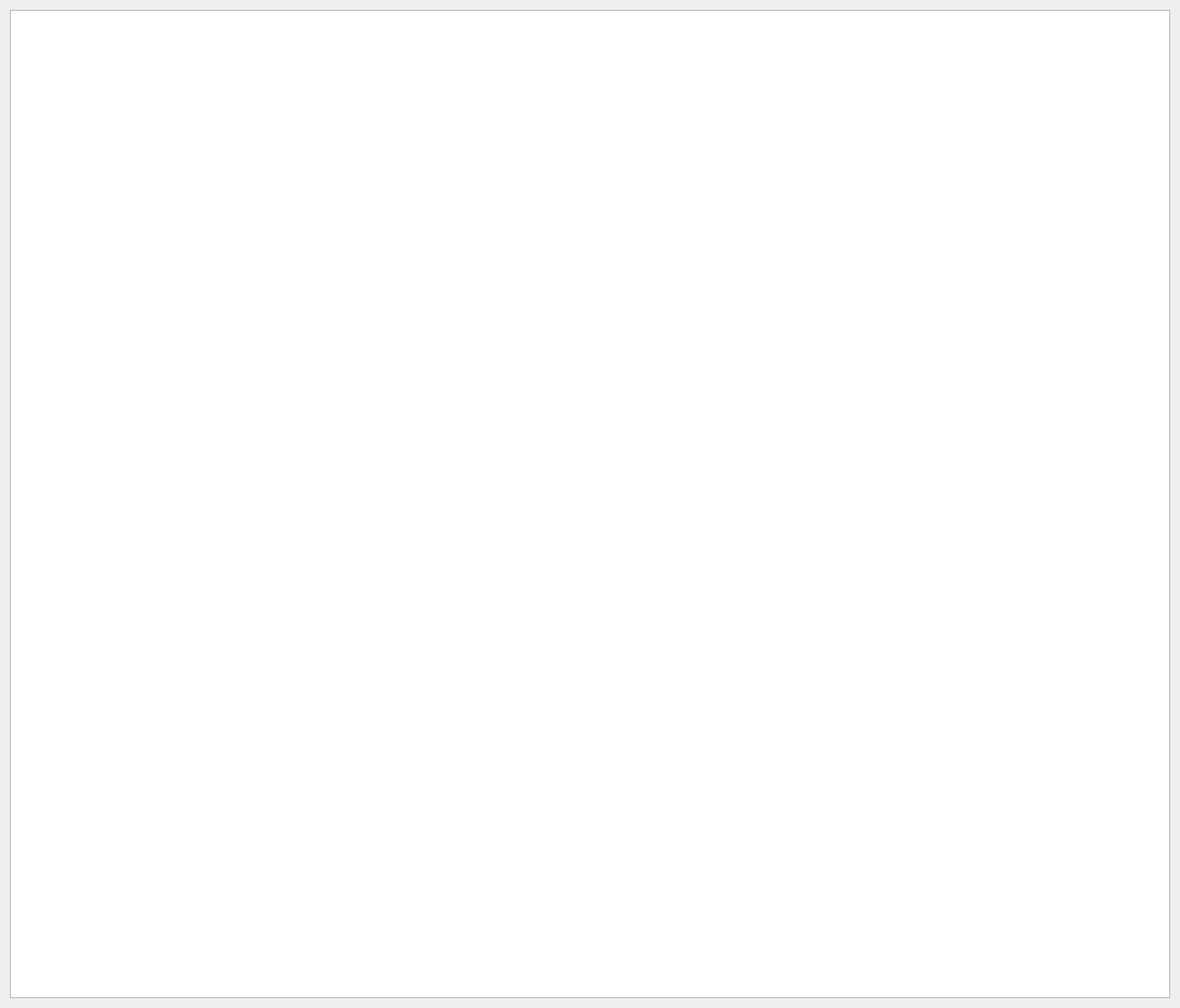
<?xml version="1.0" encoding="UTF-8"?>
<ui version="4.0">
 <class>RLIClass</class>
 <widget class="QMainWindow" name="RLIClass">
  <property name="geometry">
   <rect>
    <x>0</x>
    <y>0</y>
    <width>1323</width>
    <height>1130</height>
   </rect>
  </property>
  <property name="windowTitle">
   <string>RLI</string>
  </property>
  <widget class="QWidget" name="centralWidget">
   <layout class="QGridLayout" name="gridLayout_2">
    <item row="0" column="0">
     <layout class="QGridLayout" name="gridLayout">
      <item row="0" column="0" rowspan="3">
       <widget class="QGraphicsView" name="graphicsView"/>
      </item>
     </layout>
    </item>
   </layout>
  </widget>
  <widget class="QMenuBar" name="menuBar">
   <property name="geometry">
    <rect>
     <x>0</x>
     <y>0</y>
     <width>1323</width>
     <height>21</height>
    </rect>
   </property>
  </widget>
  <action name="action">
   <property name="text">
    <string>Открыть...</string>
   </property>
  </action>
  <action name="actionFile">
   <property name="text">
    <string>Открыть ...</string>
   </property>
  </action>
 </widget>
 <layoutdefault spacing="6" margin="11"/>
 <resources/>
 <connections/>
</ui>
